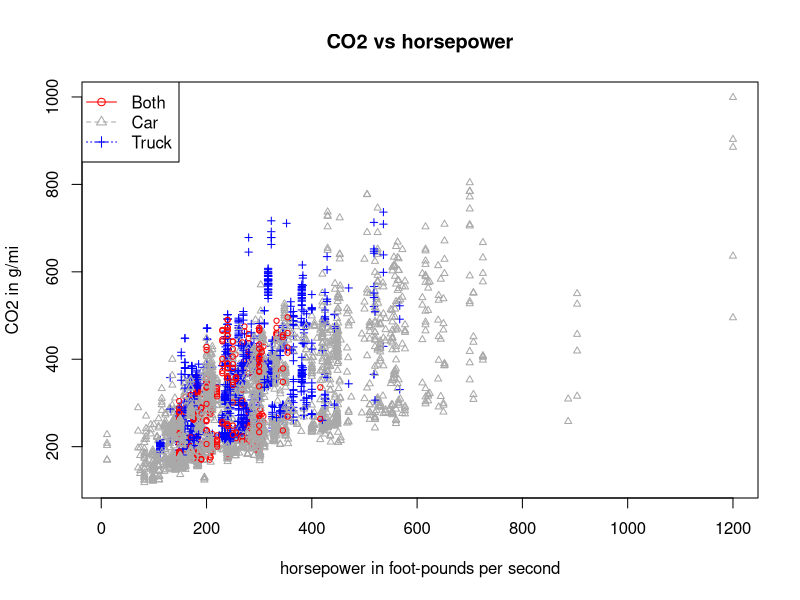
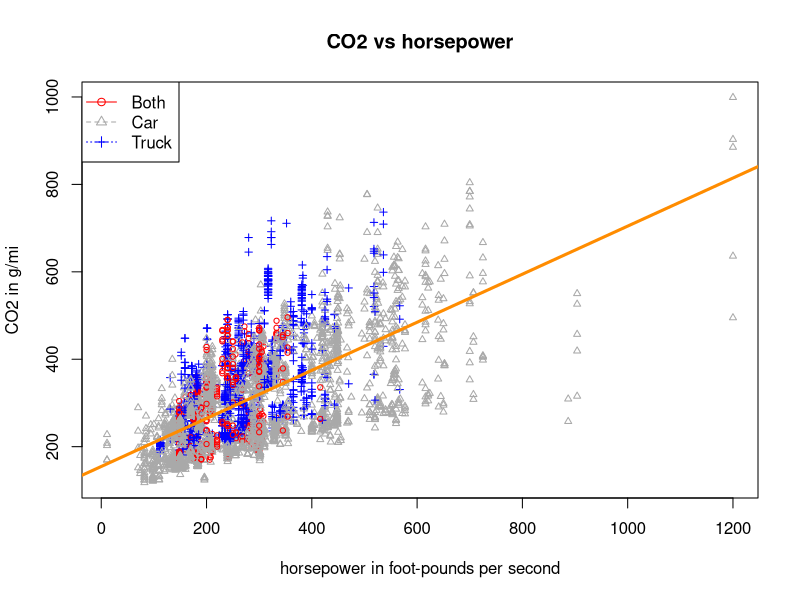
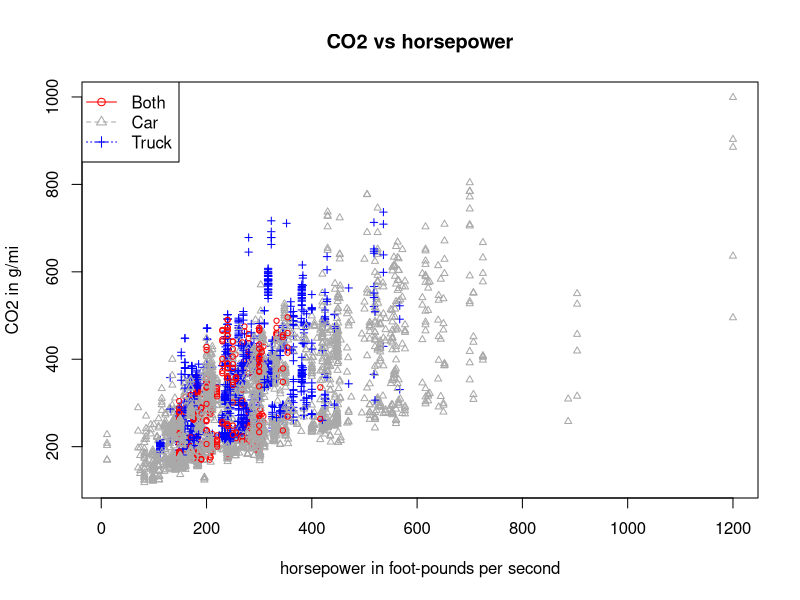
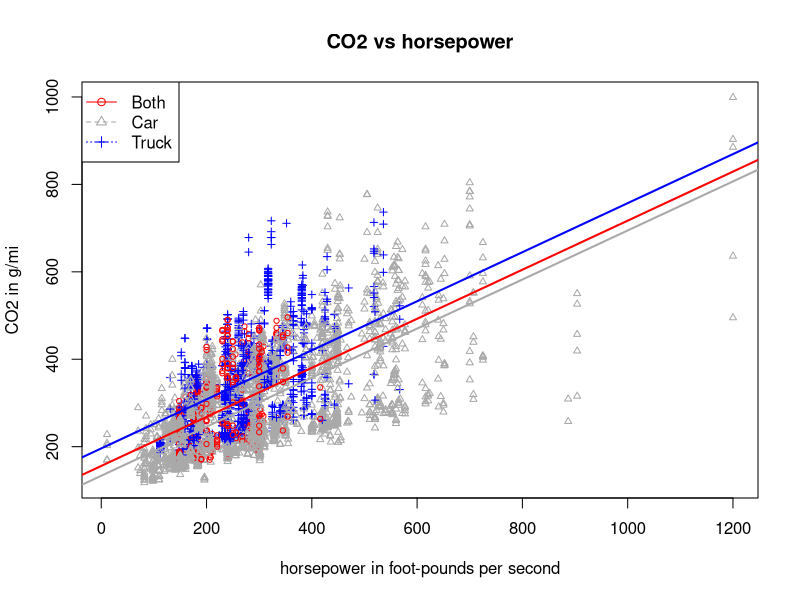
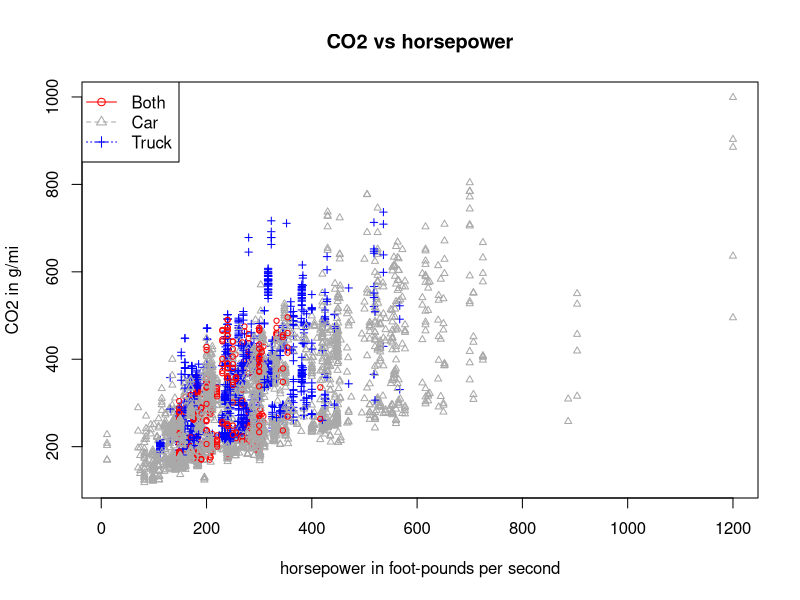
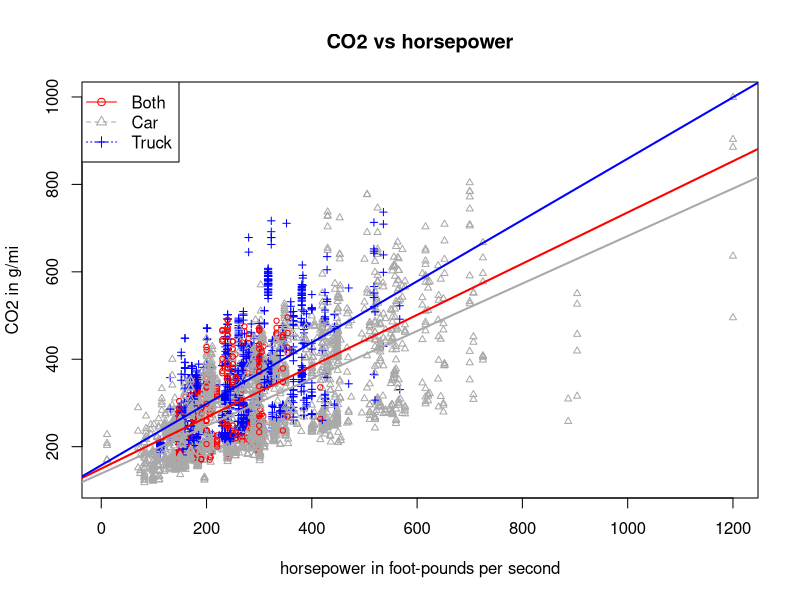

The R source for these figures, in order:
## ---- chunk 1
options(scipen = 1, digits = 4, width = 80)
## ---- chunk 2
library(readr)
epa2015 <- read_csv("epa2015.csv")
str(epa2015)
is.factor(epa2015$type)
epa2015$type <- as.factor(epa2015$type)
## ---- chunk 3
plot_colors = c("red","Darkgrey","blue")
plot(CO2 ~ horse, data = epa2015, col = plot_colors[type], pch=as.numeric(type), cex = 0.7, main="CO2 vs horsepower",xlab="horsepower in foot-pounds per second", ylab="CO2 in g/mi" )
legend("topleft", c("Both", "Car","Truck"), col = plot_colors ,lty = c(1,2,3), pch=c(1,2,3))
## ---- chunk 4
co2_model <- lm(CO2 ~ horse, data=epa2015)
## ---- chunk 5
plot_colors = c("red","Darkgrey","blue")
plot(CO2 ~ horse, data = epa2015, col = plot_colors[type], pch=as.numeric(type), cex = 0.7, main="CO2 vs horsepower", xlab="horsepower in foot-pounds per second", ylab="CO2 in g/mi")
legend("topleft", c("Both", "Car","Truck"), col = plot_colors ,lty = c(1,2,3), pch=c(1,2,3))
abline(co2_model,col="darkorange", lwd=3)
## ---- chunk 6
summary(co2_model)$coefficient[2,1]
## ---- chunk 7
new_data <- data.frame(horse = 148, type = "Both")
predict(co2_model,newdata = new_data, interval = "prediction", level = 0.99)
## ---- chunk 8
plot_colors = c("red","Darkgrey","blue")
plot(CO2 ~ horse, data = epa2015, col = plot_colors[type], pch=as.numeric(type), cex = 0.7, main="CO2 vs horsepower", xlab="horsepower in foot-pounds per second", ylab="CO2 in g/mi" )
legend("topleft", c("Both", "Car","Truck"), col = plot_colors ,lty = c(1,2,3), pch=c(1,2,3))
## ---- chunk 9
co2_model_add <- lm(CO2 ~ horse + type, data=epa2015)
## ---- chunk 10
int_both <- coef(co2_model_add)[1]
int_car <- coef(co2_model_add)[1] + coef(co2_model_add)[3]
int_truck <- coef(co2_model_add)[1] + coef(co2_model_add)[4]

slope_add <- coef(co2_model_add)[2]

plot_colors = c("red","Darkgrey","blue")
plot(CO2 ~ horse, data = epa2015, col = plot_colors[type], pch=as.numeric(type), cex = 0.7, main="CO2 vs horsepower", xlab="horsepower in foot-pounds per second", ylab="CO2 in g/mi")
legend("topleft", c("Both", "Car","Truck"), col = plot_colors ,lty = c(1,2,3), pch=c(1,2,3))

abline(int_both, slope_add, col=plot_colors[1], lty=1,lwd=2)
abline(int_car, slope_add, col=plot_colors[2], lty=1,lwd=2)
abline(int_truck, slope_add, col=plot_colors[3], lty=1,lwd=2)
## ---- chunk 11
summary(co2_model_add)$coefficient[2,1]
## ---- chunk 12
predict(co2_model_add, data.frame(horse=148,type="Both"), interval = "prediction", level = 0.99)
## ---- chunk 13
plot_colors = c("red","Darkgrey","blue")
plot(CO2 ~ horse, data = epa2015, col = plot_colors[type], pch=as.numeric(type), cex = 0.7, main="CO2 vs horsepower", xlab="horsepower in foot-pounds per second", ylab="CO2 in g/mi")
legend("topleft", c("Both", "Car","Truck"), col = plot_colors ,lty = c(1,2,3), pch=c(1,2,3))
## ---- chunk 14
co2_model_int <- lm(CO2 ~ horse * type, data=epa2015)

## ---- chunk 15
int_both <- coef(co2_model_int)[1]
int_car <- coef(co2_model_int)[1] + coef(co2_model_int)[3]
int_truck <- coef(co2_model_int)[1] + coef(co2_model_int)[4]

slope_both <- coef(co2_model_int)[2]
slope_car <- coef(co2_model_int)[2] + coef(co2_model_int)[5]
slope_truck <- coef(co2_model_int)[2] + coef(co2_model_int)[6]

plot_colors = c("red","Darkgrey","blue")
plot(CO2 ~ horse, data = epa2015, col = plot_colors[type], pch=as.numeric(type), cex = 0.7, main="CO2 vs horsepower", xlab="horsepower in foot-pounds per second", ylab="CO2 in g/mi" )
legend("topleft", c("Both", "Car","Truck"), col = plot_colors ,lty = c(1,2,3), pch=c(1,2,3))

abline(int_both, slope_both, col=plot_colors[1], lty=1,lwd=2)
abline(int_car, slope_car, col=plot_colors[2], lty=1,lwd=2)
abline(int_truck, slope_truck, col=plot_colors[3], lty=1,lwd=2)
## ---- chunk 16
summary(co2_model_int)$coefficient[2] + summary(co2_model_int)$coefficient[5]
## ---- chunk 17
predict(co2_model_int, data.frame(horse=148,type="Both"), interval = "prediction", level = 0.99)
## ---- chunk 18
anova(co2_model_add,co2_model_int)
anova(co2_model_add,co2_model_int)[2,6]
## ---- chunk 19
hospital <- read_csv("hospital.csv")
str(hospital)
hospital$Care <- as.factor(hospital$Care)
hospital$Race <- as.factor(hospital$Race)

levels(hospital$Care)
levels(hospital$Race)
## ---- chunk 20
days_mod_add <- lm(Days ~ Charges + Pressure + Care + Race, data=hospital)
coef(days_mod_add)
## ---- chunk 21
days_mod_int_care <- lm(Days ~ Charges + Pressure + Race + Care + Charges * Care + Pressure * Care, data = hospital)
anova(days_mod_add,days_mod_int_care)
## ---- chunk 22
days_mod_int_race <- lm(Days ~ Charges + Pressure + Race + Care + Charges * Care + Pressure * Care + Charges * Race + Pressure * Race, data = hospital)
anova(days_mod_add,days_mod_int_race)
## ---- chunk 23
coef(days_mod_int_race)[3] + coef(days_mod_int_race)[7]
## ---- chunk 24
days_mod_int <- lm(Days ~ Charges * Pressure * Race * Care, data = hospital)
anova(days_mod_int_race, days_mod_int)
## ---- chunk 25
fish <- read_csv("fish.csv")
fish_bigger <- lm(Weight ~ Length1 * HeightPct * WidthPct, data = fish)
fish_smaller <- lm(Weight ~ Length1 + HeightPct * WidthPct, data = fish)
## ---- chunk 26
anova(fish_smaller, fish_bigger)
anova(fish_smaller, fish_bigger)[2,5]
## ---- chunk 27
coef(fish_bigger)[2] + coef(fish_bigger)[5] * 25 + coef(fish_bigger)[6] * 15 + coef(fish_bigger)[8] * 25 * 15
## ---- chunk 28
coef(fish_smaller)[2] 
## ---- chunk 29
n = 20

sim_data = data.frame(
  groups = c(rep("A", n / 2), rep("B", n / 2)),
  values = rep(0, n))
str(sim_data)
## ---- chunk 30
sim_data$values = rnorm(n, mean = 5, sd = 2.2) # simulate response data
summary(lm(values ~ groups, data = sim_data))
t.test(values ~ groups, data = sim_data, var.equal = TRUE)
## ---- chunk 31
num_sims = 200
lm_t = rep(0, num_sims)
lm_p = rep(0, num_sims)
tt_t = rep(0, num_sims)
tt_p = rep(0, num_sims)
## ---- chunk 32
birthday <- 19880918
set.seed(birthday)

for(i in 1:num_sims){
  sim_data$values = rnorm(n, mean = 5, sd = 2.2)
  model <- lm(values ~ groups, data = sim_data)
  ttest <- t.test(values ~ groups, data = sim_data, var.equal = TRUE)
  lm_t[i] <- summary(model)$coefficient[2,3] 
  lm_p[i] <- summary(model)$coefficient[2,4]
  
  tt_t[i] <- ttest$statistic 
  tt_p[i] <- ttest$p.value
}

## ---- chunk 33
mean(lm_t == tt_t)
## ---- chunk 34
mean(lm_p == tt_p)
## ---- chunk 35
all.equal(lm_p, tt_p)
## ---- chunk 36
head(lm_t,n=10)
head(tt_t, n=10)
